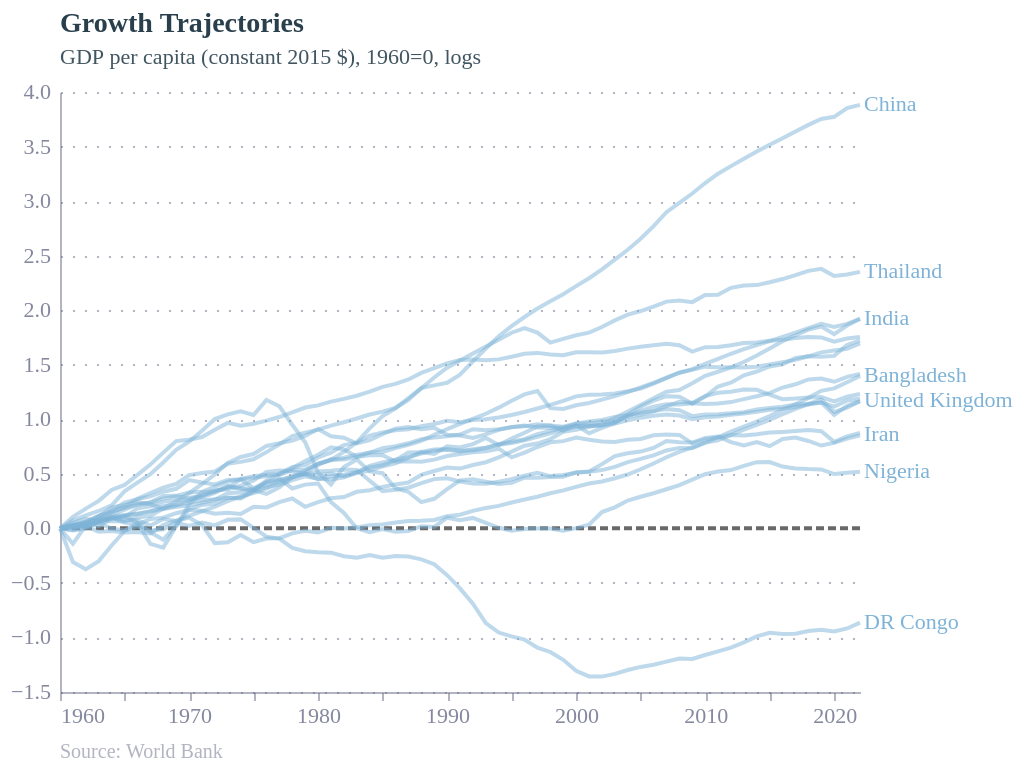

The specification (Vega-Lite) saved for this image:
### Vega-Lite specification from a JSON file in a GitHub repository (floating-point values rounded to 4 significant figures; data arrays with more than 128 entries replaced by an {"elided": "..."} marker saying what was removed)
{"config": {"font": "Circular Std", "text": {"color": "#676A86", "align": "left", "baseline": "middle", "dx": 7, "dy": 0, "fontSize": 11}, "view": {"stroke": null, "continuousWidth": 400, "continuousHeight": 300, "discreteWidth": 400, "discreteHeight": 300}, "bar": {"color": "#179fdb"}, "line": {"color": "#e6224b"}, "rule": {"color": "#676A86"}, "area": {"opacity": 0.3}, "point": {"filled": true, "size": 80, "color": "#e6224b", "opacity": 0.95}, "geoshape": {"stroke": "white", "strokeWidth": 0.3}, "rect": {"fill": "#d6d4d4", "opacity": 0.3}, "axis": {"labelColor": "#676A86", "labelFontSize": 11, "labelFont": "Circular Std", "labelOpacity": 0.8, "tickColor": "#676A86", "tickOpacity": 0.5, "domainColor": "#676A86", "domainOpacity": 0.5, "gridColor": "#676A86", "gridDash": [2, 2], "gridOpacity": 0.5, "title": null, "titleColor": "#676A86", "titleOpacity": 0.8, "tickSize": 4}, "axisXDiscrete": {"grid": false, "labelAngle": 0, "tickCount": 10, "tickOpacity": 0.5, "title": null}, "axisYDiscrete": {"ticks": false, "labelPadding": 5}, "axisXTemporal": {"grid": false, "ticks": true}, "axisXQuantitative": {"grid": true}, "axisYQuantitative": {"gridColor": "#676A86", "gridDash": [1, 5], "gridOpacity": 0.5, "ticks": false, "labelPadding": 5, "tickCount": 8, "titleAngle": 0, "titleAlign": "left", "titleBaseline": "bottom", "titleX": 0, "titleY": -5}, "title": {"color": "#122b39E6", "subtitleColor": "#122b39CC", "font": "Circular Std", "subtitleFont": "Circular Std", "anchor": "start", "dx": 24, "fontSize": 14, "subtitleFontSize": 11, "subtitlePadding": 4, "offset": 0}, "legend": {"titleColor": "#122b39", "title": null, "labelColor": "#122b39", "labelFontSize": 11}}, "layer": [{"data": {"name": "data-a0a55d106695e8d630baff0f16eee66d"}, "mark": {"type": "rule", "color": "dimgrey", "size": 2, "strokeDash": [4, 2]}, "encoding": {"y": {"field": "y", "type": "quantitative"}}}, {"data": {"name": "data-b398eaf97ad6e4ebc8c1c87ffc1cdb07"}, "mark": {"type": "line", "color": "rgb(126,179,215)", "opacity": 0.5}, "encoding": {"detail": {"field": "Country", "type": "nominal"}, "x": {"field": "Date", "type": "temporal"}, "y": {"field": "value", "type": "quantitative"}}, "title": {"text": "Growth Trajectories", "anchor": "start", "dx": 0, "fontSize": 14, "frame": "group", "offset": 6, "subtitle": ["GDP per capita (constant 2015 $), 1960=0, logs"]}}, {"data": {"name": "data-b398eaf97ad6e4ebc8c1c87ffc1cdb07"}, "mark": {"type": "text", "align": "left", "baseline": "middle", "color": "rgb(126,179,215)", "dx": 2}, "encoding": {"text": {"field": "Country", "type": "nominal"}, "x": {"aggregate": "max", "field": "Date", "type": "temporal"}, "y": {"aggregate": {"argmax": "Date"}, "field": "value", "type": "quantitative"}}, "transform": [{"filter": {"field": "ISO3", "oneOf": ["CHN", "THA", "IND", "BGD", "GBR", "IRN", "NGA", "COD"]}}]}, {"data": {"name": "data-d285a7403ed98ae579761d64a864032b"}, "mark": {"type": "text", "align": "left", "dx": 0, "dy": 0, "fontSize": 10, "opacity": 0.5, "text": "Source: World Bank"}, "encoding": {"x": {"value": 0}, "y": {"value": 330}}}], "$schema": "https://vega.github.io/schema/vega-lite/v5.17.0.json", "datasets": {"data-a0a55d106695e8d630baff0f16eee66d": [{"y": 0}], "data-b398eaf97ad6e4ebc8c1c87ffc1cdb07": {"elided": "1323 records"}, "data-d285a7403ed98ae579761d64a864032b": [{"x": 0}]}, "width": 400, "height": 300}
